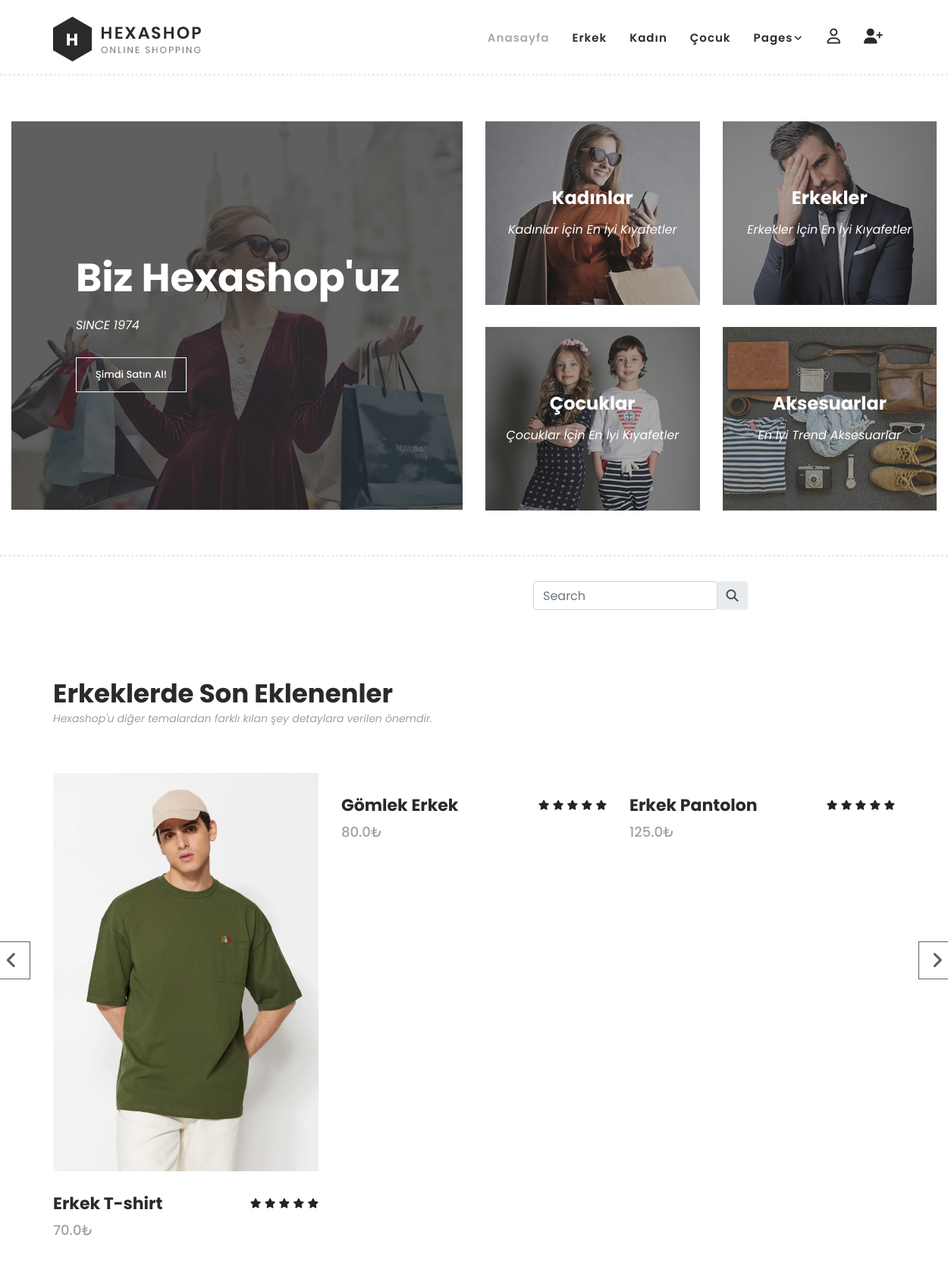
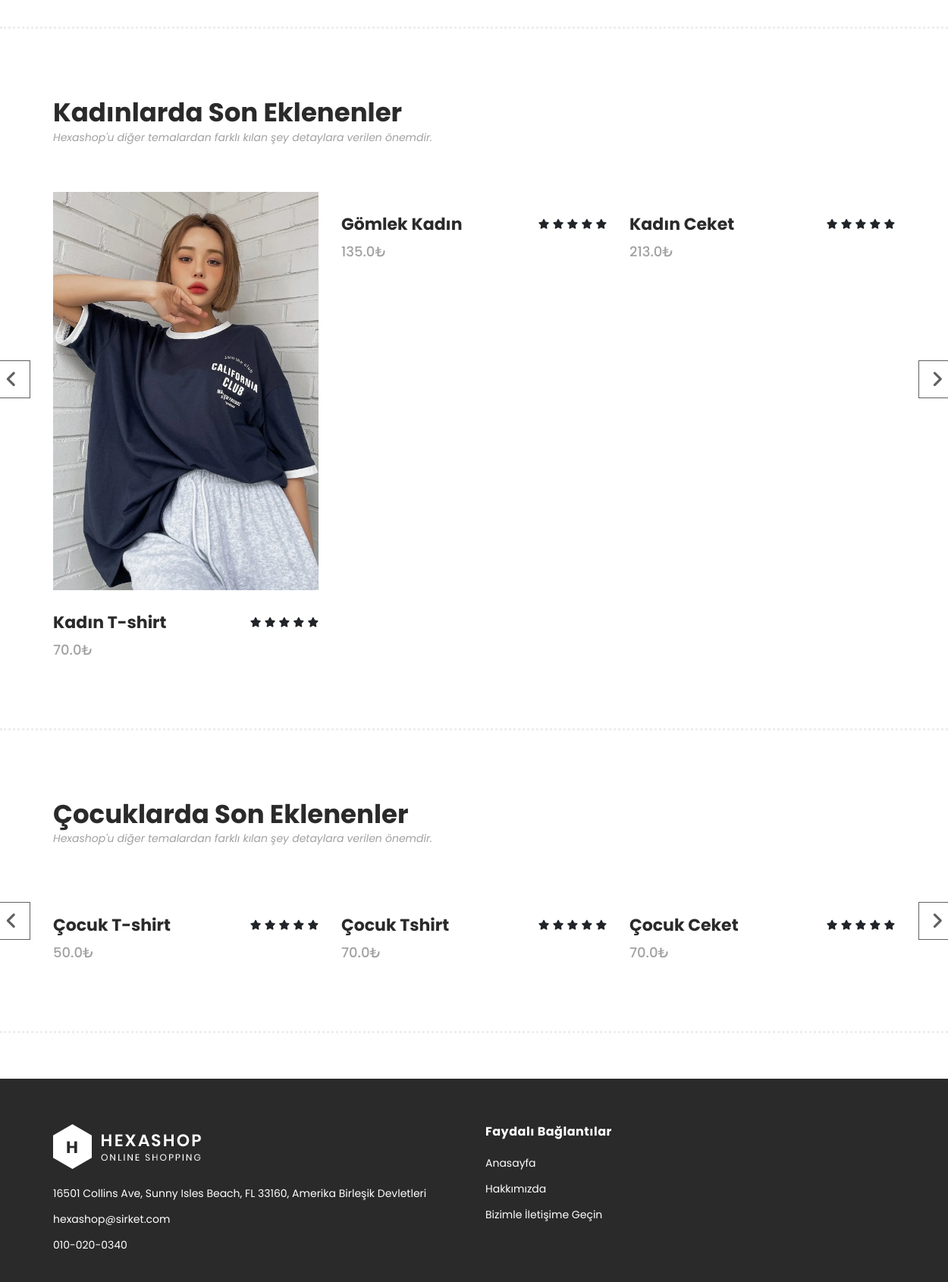
The page / (upper part) on the database its author committed (2 pictures, top to bottom).
### product/models.py (models this page shows, shortened)
class Product(models.Model):
    STATUS= (
        ('True', 'Evet'),
        ('False', 'Hayır'),
    )
    category = models.ForeignKey(Category,on_delete=models.CASCADE) # Category tablosuyla ilişki kurulması
    title = models.CharField(max_length=150)
    keyword = models.CharField(max_length=255)
    description = models.CharField(max_length=255)
    image = models.ImageField(blank=True, upload_to='images/')
    price = models.FloatField()
    amount = models.IntegerField()
    slug = models.SlugField(unique=True)
    detail = RichTextUploadingField()
    status = models.CharField(max_length=10, choices=STATUS)
    create_at = models.DateTimeField(auto_now_add=True)
    update_at = models.DateTimeField(auto_now=True)

### home/views.py (the view)
# urls.py: path("", views.index, name="index"),
def index(request):
    setting = Setting.objects.get()
    men_outfit_category = Category.objects.get(title="Men Outfit")
    women_outfit_category = Category.objects.get(title="Women Outfit")
    kid_outfit_category = Category.objects.get(title="Kid Outfit")
    slider_man = Product.objects.filter(category=men_outfit_category)[:4]
    slider_women = Product.objects.filter(category=women_outfit_category)[:4]
    slider_kid = Product.objects.filter(category=kid_outfit_category)[:4]
    current_user = request.user
    request.session['cart_items'] = ShopCard.objects.filter(user_id=current_user.id).count() #Show Count of Items in Cart
    context = {"setting":setting,
               "slider_man":slider_man,
               "slider_women":slider_women,
               "slider_kid":slider_kid,
               }
    return render(request, "home/index.html", context)

### home/templates/home/index.html (shortened to what this page needs)
{% extends 'home/homebase.html' %}
{% load static %}
{% block header %} {% include 'home/header.html' %} {% endblock %}
{% block content %}
    {% include 'home/banner.html' %}
            <form action="/search/" method="post">
                <div class="input-group rounded col-md-3 " style="margin-left:43rem; margin-top:2rem;">
                  <input type="text" id="query" name="query "class="form-control rounded" placeholder="Search" aria-label="Search" aria-describedby="search-addon" />
                  <span class="input-group-text border-0" id="search-addon">
                    <i class="fas fa-search"></i>
                  </span>
                </div>
            </form>
    {% include 'home/latest.html' %}
{% endblock %}
{% block footer %}{% include 'home/footer.html' %}{% endblock %}

### home/templates/home/latest.html (shortened to what this page needs)
     {% load static %}
      <section class="section" id="men">
        <div class="container">
            <div class="row">
                <div class="col-lg-6">
                    <div class="section-heading">
                        <h2>Erkeklerde Son Eklenenler</h2>
                        <span>Hexashop'u diğer temalardan farklı kılan şey detaylara verilen önemdir.</span>
                    </div>
                </div>
            </div>
        </div>
        <div class="container">
            <div class="row">
                <div class="col-lg-12">
                    <div class="men-item-carousel">
                        <div class="owl-men-item owl-carousel">
                            {% for men in slider_man %}
                            <div class="item">
                                <div class="thumb">
                                    <img src="{{men.image.url}}" alt="">
                                </div>
                                <div class="down-content">
                                    <h4>{{men.title}}</h4>
                                    <span>{{men.price}}₺</span>
                                    <ul class="stars">
                                        <li><i class="fa fa-star"></i></li>
                                        <li><i class="fa fa-star"></i></li>
                                        <li><i class="fa fa-star"></i></li>
                                        <li><i class="fa fa-star"></i></li>
                                        <li><i class="fa fa-star"></i></li>
                                    </ul>
                                </div>
                            </div>
                            {% endfor %}
                        </div>
                    </div>
                </div>
            </div>
        </div>
    </section>
    <section class="section" id="women">
        <div class="container">
            <div class="row">
                <div class="col-lg-6">
                    <div class="section-heading">
                        <h2>Kadınlarda Son Eklenenler</h2>
                        <span>Hexashop'u diğer temalardan farklı kılan şey detaylara verilen önemdir.</span>
                    </div>
                </div>
            </div>
        </div>
        <div class="container">
            <div class="row">
                <div class="col-lg-12">
                    <div class="women-item-carousel">
                        <div class="owl-women-item owl-carousel">
                            {% for women in slider_women%}
                            <div class="item">
                                <div class="thumb">
                                    <img src="{{women.image.url}}" alt="">
                                </div>
                                <div class="down-content">
                                    <h4>{{women.title}}</h4>
                                    <span>{{women.price}}₺</span>
                                    <ul class="stars">
                                        <li><i class="fa fa-star"></i></li>
                                        <li><i class="fa fa-star"></i></li>
                                        <li><i class="fa fa-star"></i></li>
                                        <li><i class="fa fa-star"></i></li>
                                        <li><i class="fa fa-star"></i></li>
                                    </ul>
                                </div>
                            </div>
                            {% endfor %}
                        </div>
                    </div>
                </div>
            </div>
        </div>
    </section>
    <section class="section" id="kids">
        <div class="container">
            <div class="row">
                <div class="col-lg-6">
                    <div class="section-heading">
                        <h2>Çocuklarda Son Eklenenler</h2>
                        <span>Hexashop'u diğer temalardan farklı kılan şey detaylara verilen önemdir.</span>
                    </div>
                </div>
            </div>
        </div>
        <div class="container">
            <div class="row">
                <div class="col-lg-12">
                    <div class="kid-item-carousel">
                        <div class="owl-kid-item owl-carousel">
                            {% for kid in slider_kid%}
                            <div class="item">
                                <div class="down-content">
                                    <h4>{{kid.title}}</h4>
                                    <span>{{kid.price}}₺</span>
                                    <ul class="stars">
                                        <li><i class="fa fa-star"></i></li>
                                        <li><i class="fa fa-star"></i></li>
                                        <li><i class="fa fa-star"></i></li>
                                        <li><i class="fa fa-star"></i></li>
                                        <li><i class="fa fa-star"></i></li>
                                    </ul>
                                </div>
                            </div>
                            {% endfor %}
                        </div>
                    </div>
                </div>
            </div>
        </div>
    </section>

### home/static/home/css/templatemo-hexashop.css (style rules this page uses)
html, body, div, span, applet, object, iframe, h1, h2, h3, h4, h5, h6, p, blockquote, div pre, a, abbr, acronym, address, big, cite, code, del, dfn, em, font, img, ins, kbd, q, s, samp, small, strike, strong, sub, sup, tt, var, b, u, i, center, dl, dt, dd, ol, ul, li, figure, header, nav, section, article, aside, footer, figcaption { margin: 0; padding: 0; border: 0; outline: 0; }
ul, li { padding: 0; margin: 0; list-style: none; }
header, nav, section, article, aside, footer, hgroup { display: block; }
* { box-sizing: border-box; }
html, body { font-family: 'Poppins', sans-serif; font-weight: 400; background-color: #fff; font-size: 16px; -ms-text-size-adjust: 100%; -webkit-font-smoothing: antialiased; -moz-osx-font-smoothing: grayscale; }
h1, h2, h3, h4, h5, h6 { margin-top: 0px; margin-bottom: 0px; }
ul { margin-bottom: 0px; }
html, body { background: #fff; font-family: 'Poppins', sans-serif; }
.section-heading h2 { font-size: 34px; font-weight: 700; color: #2a2a2a; }
.section-heading span { font-size: 14px; color: #a1a1a1; font-style: italic; font-weight: 400; }
#men { padding-top: 90px; padding-bottom: 90px; border-bottom: 3px dotted #eee; }
#men .section-heading { margin-bottom: 60px; }
#men .item .down-content { padding-top: 30px; position: relative; z-index: 3; background-color: #fff; }
#men .item .down-content h4 { font-size: 22px; color: #2a2a2a; font-weight: 700; margin-bottom: 8px; }
#men .item .down-content span { font-size: 18px; color: #a1a1a1; font-weight: 500; display: block; }
#men .item .down-content ul.stars { position: absolute; right: 0; top: 30px; }
#men .item .down-content ul.stars li { display: inline; font-size: 13px; }
#men .item .thumb { position: relative; }
#women { padding-top: 90px; padding-bottom: 90px; border-bottom: 3px dotted #eee; }
#women .section-heading { margin-bottom: 60px; }
#women .item .down-content { padding-top: 30px; position: relative; z-index: 3; background-color: #fff; }
#women .item .down-content h4 { font-size: 22px; color: #2a2a2a; font-weight: 700; margin-bottom: 8px; }
#women .item .down-content span { font-size: 18px; color: #a1a1a1; font-weight: 500; display: block; }
#women .item .down-content ul.stars { position: absolute; right: 0; top: 30px; }
#women .item .down-content ul.stars li { display: inline; font-size: 13px; }
#women .item .thumb { position: relative; }
#kids { padding-top: 90px; padding-bottom: 90px; border-bottom: 3px dotted #eee; }
#kids .section-heading { margin-bottom: 60px; }
#kids .item .down-content { padding-top: 30px; position: relative; z-index: 3; background-color: #fff; }
#kids .item .down-content h4 { font-size: 22px; color: #2a2a2a; font-weight: 700; margin-bottom: 8px; }
#kids .item .down-content span { font-size: 18px; color: #a1a1a1; font-weight: 500; display: block; }
#kids .item .down-content ul.stars { position: absolute; right: 0; top: 30px; }
#kids .item .down-content ul.stars li { display: inline; font-size: 13px; }

### rows shown on the page
Product: image (picture), title "Erkek T-shirt", price "70.0"
Product: title "Gömlek Erkek", price "80.0"
Product: title "Erkek Pantolon", price "125.0"
Product: image (picture), title "Kadın T-shirt", price "70.0"
Product: title "Gömlek Kadın", price "135.0"
Product: title "Kadın Ceket", price "213.0"
Product: title "Çocuk T-shirt", price "50.0"
Product: title "Çocuk Tshirt", price "70.0"
Product: title "Çocuk Ceket", price "70.0"
